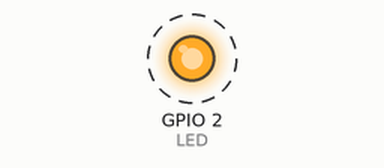
The sketch below on a simulated ESP32. On the bench: output pins drawn as LEDs (lit = HIGH). Dashed ring = blinking. What the sketch prints to the serial monitor is not drawn.

Above: at 0.5 s.
Timing chart, 0 to 4.6 s (numbered marks = the images above):
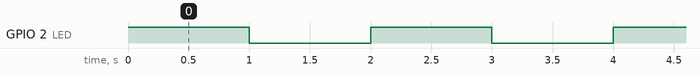

The sketch:

01___i__Turn_ON_LED_for_1_sec_after_every_2_seconds.ino
```cpp
/*
1(i).  To interface LED/Buzzer with Arduino/Raspberry Pi and write a program to ‘turn ON’ LED for 1 sec after every 2 seconds.
Steps:
● Write the program
● Select the board-->DOIT ESP32 DEVKIT V1-->COM 4 serial port USB
● Pin connection: GPIO 2 to any RGB LED
● Click on Verify, Upload & check the output in serial monitor and kit.
*/

/* Program to turn ON LED for 1 sec after every 2 seconds */

#define LED 2  // Define the GPIO pin for LED (GPIO 2 in this case)

void setup() {
  // put your setup code here, to run once:
  pinMode(LED, OUTPUT);  // Set the LED pin as output
  Serial.begin(9600);  // Initialize serial communication at 9600 baud rate
}

void loop() {
  // put your main code here, to run repeatedly:
  digitalWrite(LED, HIGH);  // Turn the LED on
  Serial.println("LED ON");  // Print "LED ON" to the serial monitor
  delay(1000);  // Wait for 1 second

  digitalWrite(LED, LOW);  // Turn the LED off
  Serial.println("LED OFF");  // Print "LED OFF" to the serial monitor
  delay(1000);  // Wait for 1 second
}
```

Measured:
- by itself, GPIO 2 (LED): alternates HIGH for 1.0 s and LOW for 1.0 s
